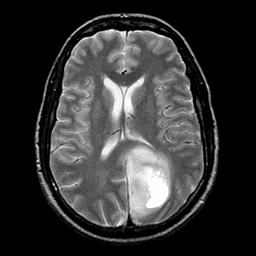
#> input picture 2d-mri.png, 256 x 256 px
$ python MRI2.py
#> lines starting #> are read from the running program, lines starting #| are printed output that depends on the picture
from random import seed, random
import numpy as np
import matplotlib.pyplot as plt
from mpl_toolkits.mplot3d import Axes3D
import numpy as np
from numpy import fft

import matplotlib.pyplot as plt
import cv2
import pylab
import time

dT = 1
T = 500
N = int(np.ceil(T/dT)+1)
T1 = 600
T2 = 100
color = ['red','orange','blue']
xdata = [[],[],[]]
ydata = [[],[],[]]
B=[]
dataxPlot = [[],[],[]]
datayPlot=[[],[],[]]
z = np.linspace(0, 5, N)
img = cv2.imread('2d-mri.png',0)
#> img is the input picture: shape (256, 256); min 0, max 255, mean 52.2
larmor_frequency= None
B =[]
zlam=np.arange(0,2000,1)

# [8 lines left out: function LarmerFreq, not called in this run]

def zrot(phi):
    Rz = [[np.cos(phi) ,-np.sin(phi), 0],[np.sin(phi) ,np.cos(phi), 0],[ 0, 0 ,1]]
    return(Rz)

# [39 lines left out: functions freeprecess, Magnetization, blochEquation, plot, not called in this run]


def transform_image_to_kspace(img, dim=None, k_shape=None):

    if not dim:
        dim = range(img.ndim)
    k = fft.fftshift(fft.fftn(fft.ifftshift(img, axes=dim), s=None, axes=dim), axes=dim)
    k /= np.sqrt(np.prod(np.take(img.shape, dim)))
    k = np.real(k)
    k = 20*np.log(np.abs(k)+1)
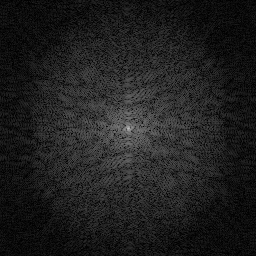
#> k: shape (256, 256) float64; min 0.000519, max 190, mean 31.4
    return(k)

def KSpace():
    magnitudeSpectrum = transform_image_to_kspace(img)
    plt.subplot(121),plt.imshow(img,cmap='gray')
    plt.title('Original ')
    plt.subplot(122),plt.imshow(magnitudeSpectrum, cmap = 'gray',interpolation='nearest')
    plt.title('K sapce')
    plt.show()
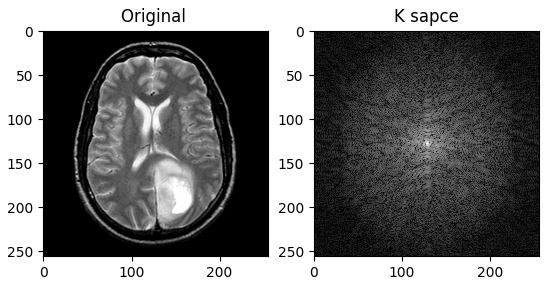
#> figure drawn by matplotlib, 2 panels

# [14 lines left out: function LarmerFreqPlot, not called in this run]

# blochEquation()
KSpace()
# LarmerFreqPlot()

$ run again, with K-Space1.png copied over 2d-mri.png
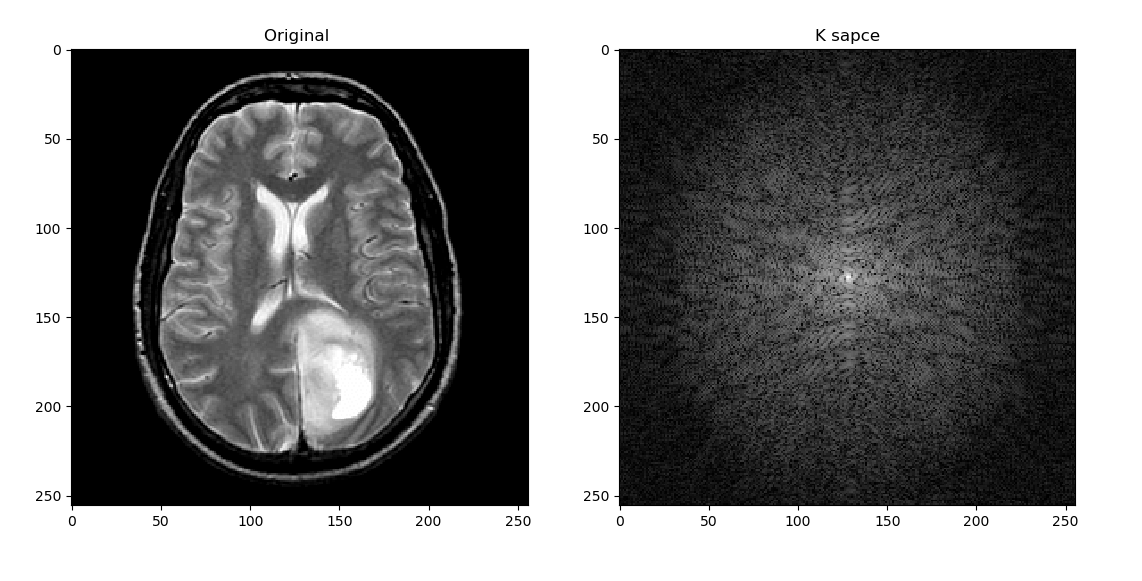
#> input picture K-Space1.png, 1142 x 581 px
#> img is the input picture: shape (581, 1142); min 0, max 255, mean 122.8
#> in transform_image_to_kspace, `k = 20*np.log(np.abs(k)+1)`:
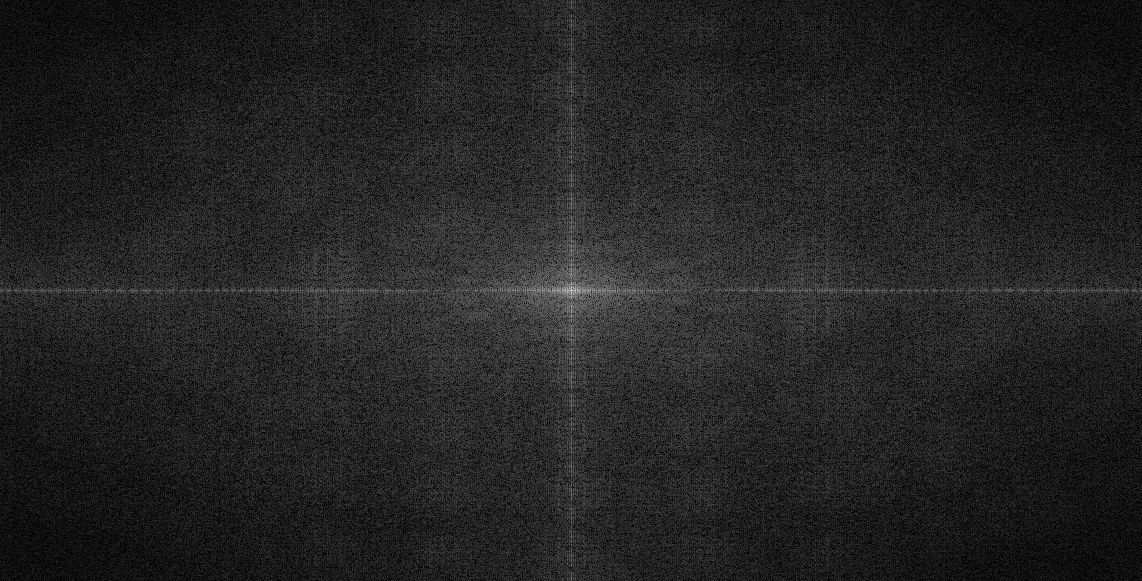
#> k: shape (581, 1142) float64; min 0.000193, max 230.3, mean 35.7
#> in KSpace, `plt.show()`:
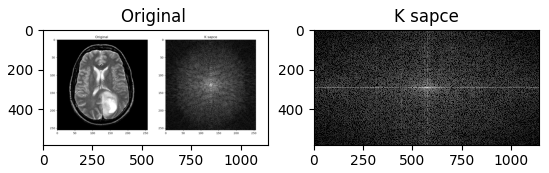
#> figure drawn by matplotlib, 2 panels
